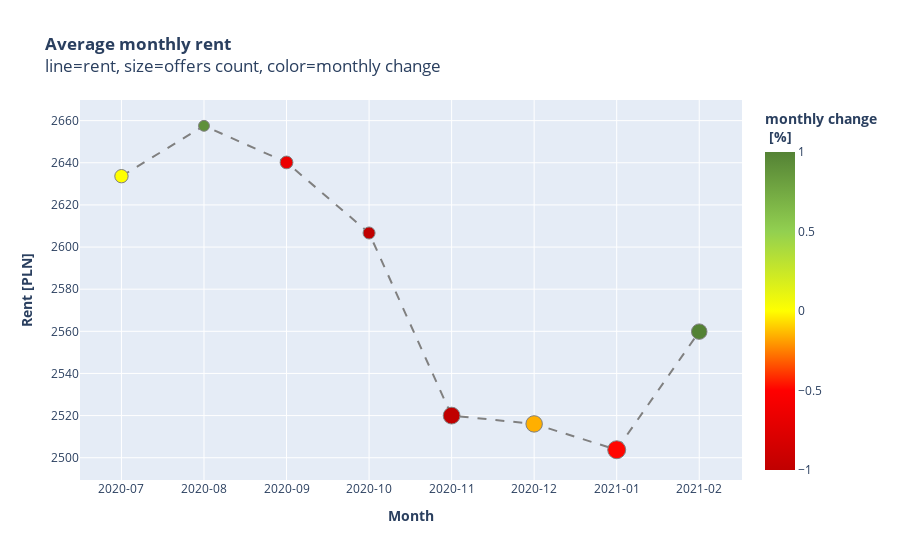

This figure's notebook cell:
### Code cell
trace0=go.Scatter(
            x=df_monthly.year_month,
            y=df_monthly.total_monthly_price,
            hovertemplate= '%{text}',
            
            mode='lines+markers',
            # Line style
            line=dict(color="grey", dash="dash"),
            # Marker style
            marker=dict(
                    color=df_monthly.change,
                    colorscale = custom_scale,
                    # Limiting color ranges for better readibility
                    cauto=False,
                    cmin=-1,
                    cmax=1,
                    # Setting size based on offers count
                    size=df_monthly.offers/500,opacity=1,

                    showscale=True,
                        #Adding title to color legend
                        colorbar=dict(title="<b>monthly change<br> [%] <br>")
                    ),
            name="",
        # Creating text for annotations
        text=['<b>Mean monthly price: {:.0f} </b><br>monthly change {:.1f}% <br><br>Offers count: {:.0f}<br>Avg Area: {:.2f}'\
                              .format(df_monthly.total_monthly_price[i],
                                      df_monthly.change[i],
                                      df_monthly.offers[i],
                                      df_monthly.area[i],
                                     ) for i in range(0, df_monthly.shape[0])],
        )


data=[trace0]
    
figure=go.Figure(
    data=data,
    layout=go.Layout(
        title="<b>Average monthly rent</b><br>line=rent, size=offers count, color=monthly change",
            yaxis=dict(title="<b>Rent [PLN]"),
        xaxis=dict(title="<b>Month",type="category")

    
    ))


iplot(figure)

### Figure 1 — Plotly figure (JSON) as saved in the notebook; plotly's stock layout.template omitted (floating-point values rounded to 4 significant figures)
{"data": [{"hovertemplate": "%{text}", "line": {"color": "grey", "dash": "dash"}, "marker": {"cauto": false, "cmax": 1, "cmin": -1, "color": [0, 0.908, -0.6544, -1.268, -3.325, -0.1563, -0.4878, 2.239], "colorbar": {"title": {"text": "<b>monthly change<br> [%] <br>"}}, "colorscale": [[0, "rgb(192,0,0)"], [0.25, "rgb(255,0,0)"], [0.5, "rgb(255,255,0)"], [0.75, "rgb(146,208,80)"], [1, "rgb(84,130,53)"]], "opacity": 1, "showscale": true, "size": [13.36, 10.87, 12.76, 12.01, 16.77, 16.48, 18.0, 15.48]}, "mode": "lines+markers", "name": "", "text": ["<b>Mean monthly price: 2634 </b><br>monthly change 0.0% <br><br>Offers count: 6678<br>Avg Area: 41.70", "<b>Mean monthly price: 2658 </b><br>monthly change 0.9% <br><br>Offers count: 5436<br>Avg Area: 41.79", "<b>Mean monthly price: 2640 </b><br>monthly change -0.7% <br><br>Offers count: 6381<br>Avg Area: 41.88", "<b>Mean monthly price: 2607 </b><br>monthly change -1.3% <br><br>Offers count: 6005<br>Avg Area: 41.61", "<b>Mean monthly price: 2520 </b><br>monthly change -3.3% <br><br>Offers count: 8386<br>Avg Area: 41.23", "<b>Mean monthly price: 2516 </b><br>monthly change -0.2% <br><br>Offers count: 8238<br>Avg Area: 41.35", "<b>Mean monthly price: 2504 </b><br>monthly change -0.5% <br><br>Offers count: 8999<br>Avg Area: 41.53", "<b>Mean monthly price: 2560 </b><br>monthly change 2.2% <br><br>Offers count: 7739<br>Avg Area: 42.09"], "type": "scatter", "x": ["2020-07", "2020-08", "2020-09", "2020-10", "2020-11", "2020-12", "2021-01", "2021-02"], "y": [2634.0, 2658.0, 2640.0, 2607.0, 2520.0, 2516.0, 2504.0, 2560.0]}], "layout": {"title": {"text": "<b>Average monthly rent</b><br>line=rent, size=offers count, color=monthly change"}, "xaxis": {"title": {"text": "<b>Month"}, "type": "category"}, "yaxis": {"title": {"text": "<b>Rent [PLN]"}}}}
